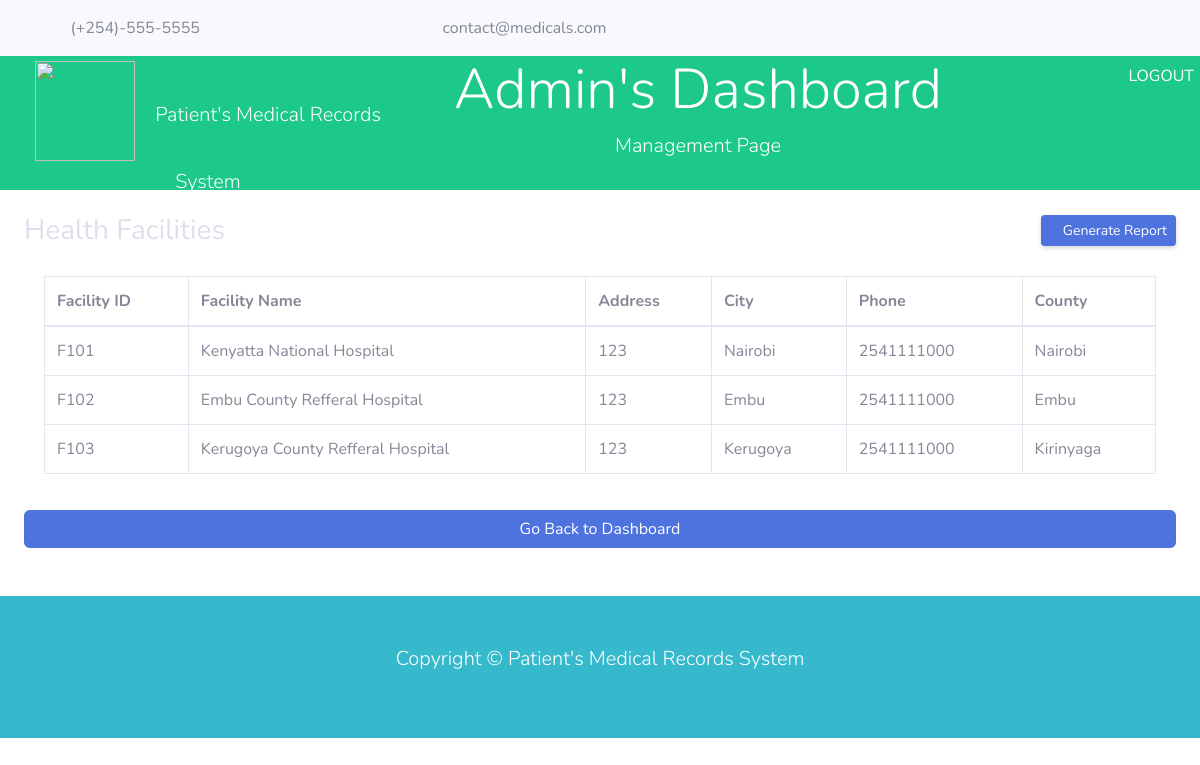
Screenshot of /admins/health_facilities/ with the database file from the repository.
### facilities/models.py (models this page shows, shortened)
class Facility(models.Model):
    counties = (
        ('Mombasa', 'Mombasa'),
        ('Kwale', 'Kwale'),
        ('Kilifi', 'Kilifi'),
        ('Tana River', 'Tana River'),
        ('Lamu', 'Lamu'),
        ('Taita Taveta', 'Taita Taveta'),
        ('Garissa', 'Garissa'),
        ('Wajir', 'Wajir'),
        ('Mandera', 'Mandera'),
        ('Marsabit', 'Marsabit'),
        ('Isiolo', 'Isiolo'),
        ('Meru', 'Meru'),
        ('Tharaka Nithi', 'Tharaka Nithi'),
        ('Embu', 'Embu'),
        ('Kitui', 'Kitui'),
        ('Machakos', 'Machakos'),
        ('Makueni', 'Makueni'),
        ('Nyandarua', 'Nyandarua'),
        ('Nyeri', 'Nyeri'),
        ('Kirinyaga', 'Kirinyaga'),
        ("Murang'a", "Murang'a"),
        ('Kiambu', 'Kiambu'),
        ('Turkana', 'Turkana'),
        ('West Pokot', 'West Pokot'),
        ('Samburu', 'Samburu'),
        ('Trans-Nzoia', 'Trans-Nzoia'),
        ('Uasin Gishu', 'Uasin Gishu'),
        ('Elgeyo Marakwet', 'Elgeyo Marakwet'),
        ('Nandi', 'Nandi'),
        ('Baringo', 'Baringo'),
        ('Laikipia', 'Laikipia'),
        ('Nakuru', 'Nakuru'),
        ('Narok', 'Narok'),
        ('Kajiado', 'Kajiado'),
        ('Kericho', 'Kericho'),
        ('Bomet', 'Bomet'),
        ('Kakamega', 'Kakamega'),
        ('Vihiga', 'Vihiga'),
        ('Bungoma', 'Bungoma'),
        ('Busia', 'Busia'),
        ('Siaya', 'Siaya'),
        ('Kisumu', 'Kisumu'),
        ('Homa Bay', 'Homa Bay'),
        ('Migori', 'Migori'),
        ('Kisii', 'Kisii'),
        ('Nyamira', 'Nyamira'),
        ('Nairobi', 'Nairobi'),
    )
    levels = (
        ('Level 1', 'Level 1'),
        ('Level 2', 'Level 2'),
        ('Level 3', 'Level 3'),
        ('Level 4', 'Level 4'),
        ('Level 5', 'Level 5'),
        ('Level 6', 'Level 6'),
    )
    facility_no = models.CharField(max_length=100, primary_key=True)
    name = models.CharField(max_length=100)
    county = models.CharField(
        max_length=50,  choices=counties, default='Nairobi')
    city = models.CharField(max_length=100)
    address = models.CharField(max_length=200)
    phone = models.CharField(max_length=10)
    is_public = models.BooleanField(default=True)
    is_registered = models.BooleanField(default=True)
    facility_level = models.CharField(
        max_length=50,  choices=levels, default='Level 1')
    class Meta:
        db_table = 'health_facility'
        ordering = ('facility_no',)
        verbose_name_plural = 'health_facilities'

### admins/views.py (the view)
# urls.py: path('health_facilities/', views.get_facilities, name='get_facilities'),
def get_facilities(request):
    facilities = Facility.objects.all()
    return render(request, 'admin/facilities.html', {'facilities': facilities})

### admins/context_processors.py (called while the page is built)
def titles(request):
    return {'titles': Titles}

def levels(request):
    return {'levels': Levels}

def facilities(request):
    facilities = Facility.objects.filter(is_registered=True)
    return {'facilities': facilities}

### patient/context_processors.py (called while the page is built)
def counties(request):
    return {'counties': Counties}

def genders(request):
    return {'genders': Genders}

### templates/admin/facilities.html (shortened to what this page needs)
{%extends 'base3.html'%}
{%load humanize%}
{%load mathfilters%}
{%block content%}
<div class="d-sm-flex align-items-center justify-content-between mt-4 mb-2">
    <h1 class="h3 mb-0 text-gray-300">Health Facilities</h1>
    <a href="#" class="d-none d-sm-inline-block btn btn-sm btn-primary shadow-sm"><i
            class="fas fa-download fa-sm text-white-50"></i> Generate Report</a>
</div>
<div class="card-body">
    <div class="table-responsive">
        <table class="table table-bordered" id="dataTable" width="100%" cellspacing="0">
            <thead>
                <tr>
                    <th>Facility ID</th>
                    <th>Facility Name</th>
                    <th>Address</th>
                    <th>City</th>
                    <th>Phone</th>
                    <th>County</th>
                </tr>
            </thead>
            <tbody>
                {%if facilities%}
                {%for facility in facilities %}
                <tr>
                    <td>{{facility.facility_no}}</td>
                    <td>{{facility.name|title}}</td>
                    <td>{{facility.address|title}}</td>
                    <td>{{facility.city|title}}</td>
                    <td>{{facility.phone}}</td>
                    <td>{{facility.county}}</td>
                    {%endfor%}
                    {%else%}
                    <p class="text-center lead">
                        No facilities to show.
                    </p>
                    {%endif%}
            </tbody>
        </table>
    </div>
</div>
<div class="row">
    <div class="col-md-12">
        <a class="btn btn-primary btn-block text-center" href="{%url 'admins:index' %}">Go Back to Dashboard</a>
    </div>
</div>
{%endblock%}

### rows the page displays
Facility: facility_no "F101", name "Kenyatta National Hospital", address "123", city "Nairobi", phone "2541111000", county "Nairobi"
Facility: facility_no "F102", name "Embu County Refferal Hospital", address "123", city "Embu", phone "2541111000", county "Embu"
Facility: facility_no "F103", name "Kerugoya County Refferal Hospital", address "123", city "Kerugoya", phone "2541111000", county "Kirinyaga"
